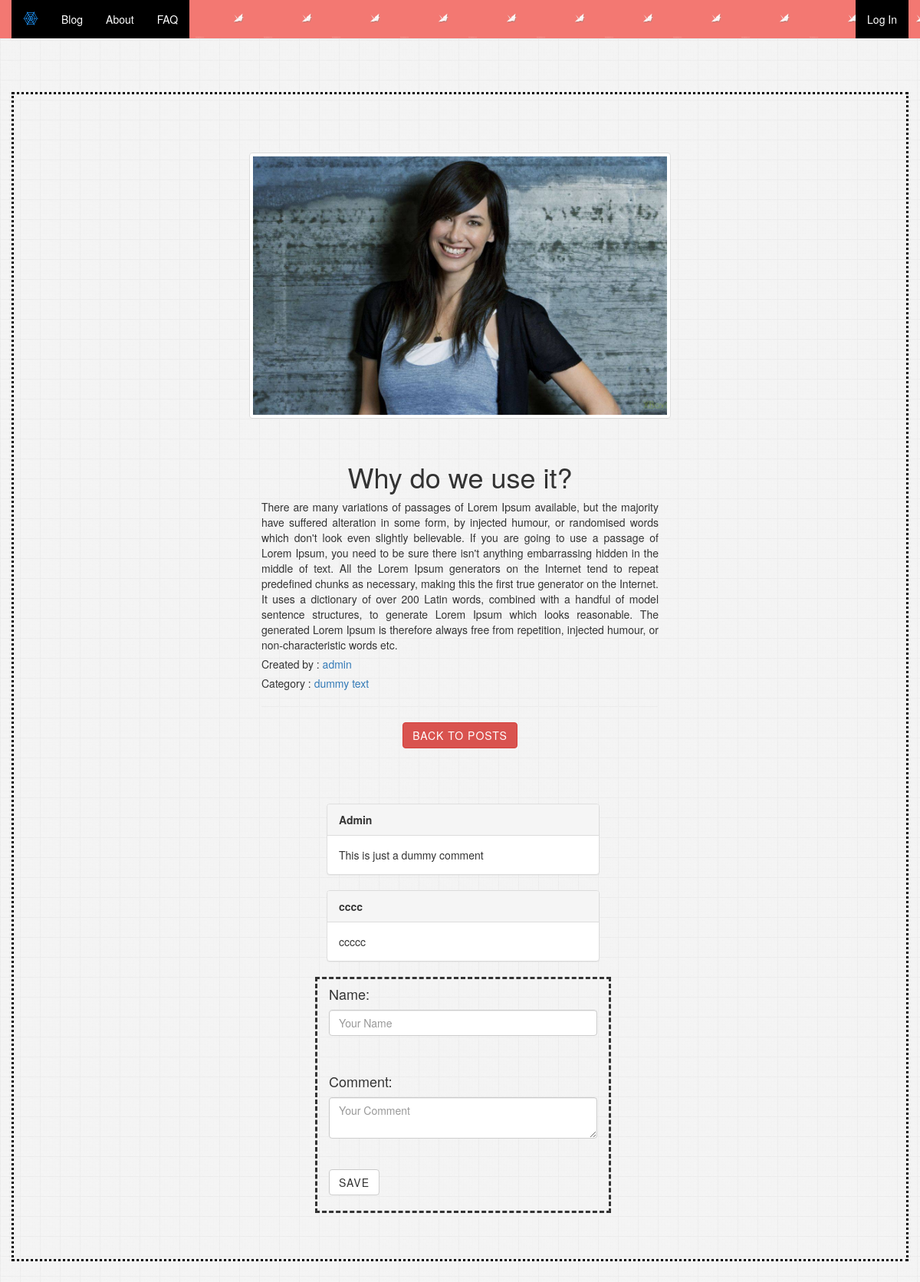
The app's page /blog/post/4/ (signed in) with its own data.
### blog/models.py (models this page shows, shortened)
class Post(models.Model):
    title = models.CharField(unique=True, max_length=200)
    image = models.ImageField(upload_to='uploads/%Y/%d/%M', null=False, blank=False)
    description = models.TextField(max_length=4000)
    created_time = models.DateTimeField(auto_now_add=True)
    created_by = models.ForeignKey(User)
    category = models.CharField(null=False, blank=False, max_length=200)

class Comment(models.Model):
    name = models.CharField(max_length=200)
    comment = models.CharField(max_length=200)
    post_id = models.IntegerField(auto_created=True)

### blog/views.py (the view)
# urls.py: url(r'^blog/post/(?P<id>[0-9]+)/$', post_detail, name='blog_post_detail'),
@login_required(login_url='/login/')
def post_detail(request, id):
    p_id = id
    if request.method == "POST":
        form = CommentForm(request.POST)
        if form.is_valid():
            comment = form.save(commit=False)
            comment.name = request.POST['name']
            comment.comment = request.POST['comment']
            comment.post_id = id
            comment.save()
    else:
        form = CommentForm
    context = {
        'post':  get_object_or_404(Post, id=id),
        'comment': Comment.objects.filter(post_id=id),
        'title': 'Blog',
        'p_id': p_id,
        'form': form
    }
    if request.user.is_authenticated:
        return render(request, 'blog/post_detail.html', context=context)

### templates/blog/post_detail.html (shortened to what this page needs)
{% extends 'base.html' %}
{% block post %}
    <br><br><br><br><br><br>
    <div class="container post_detail "><br><br><br>
	<div class="row ">
		<div class="col-sm-offset-3 col-md-6 alert  ">
            <div class="thumbnail ">
                <img src="{{ post.image.url }}">
            </div>
            <div class="alert text-center  ">
                <h1>{{ post.title }}</h1>
                <p style="text-align: justify;">{{ post.description }}</p>
                <p style="text-align: start">Created by : <a href="">{{ post.created_by }}</a></p>
                <p style="text-align: start">Category : <a href="">{{ post.category }}</a></p>
                <hr>
                <a href="{% url 'blog_posts' %}" class="btn btn-danger">Back to Posts</a>
            </div>
        </div>
    </div>
    <div class="row col-sm-offset-4">
            <div class="col-sm-6">
                {% for foo in comment %}
                <div class="panel panel-default">
                    <div class="panel-heading">
                        <strong>{{ foo.name }}</strong>
                    </div>
                    <div class="panel-body">
                        {{ foo.comment }}
                    </div>
                </div>
                {% endfor %}
            </div>
    </div>
    <div class=" row col-sm-offset-4"">
            <div class="col-sm-6 login">
        <form method="post">
            <fieldset>
                <h4>Name:</h4>
                <input class="form-control" placeholder="Your Name" type="text" name="name" id="name" required><br><br>
                <h4>Comment: </h4>
                <textarea class="form-control" placeholder="Your Comment" name="comment" id="comment" required></textarea><br><br>
                <button type="submit" class="btn btn-default">Save</button>
            </fieldset>
        </form>
                <br>
    </div>
    </div>
    <br><br><br>
    </div>
    <br><br><br><br><br><br>
{% endblock %}

### static/css/style.css (style rules this page uses)
body { background-color: black; color: white; }
.btn { padding: 14px 24px; border: 0 none; font-weight: 700; letter-spacing: 1px; text-transform: uppercase; }
.post_detail { border: dotted; border-color: black; }
.login { border: dashed; }

### records on screen
Post: image (picture), title "Why do we use it?", description "There are many variations of passages of Lorem Ipsum available, but the majority have suffered alteration in some form, by injected humour, or randomised words which don't look even slightly believable. If you are going to use a passage of Lorem Ipsum, you need to be sure there isn't anything embarrassing hidden in the middle of text. All the Lorem Ipsum generators on the Internet tend to repeat predefined chunks as necessary, making this the first true generator on the Internet. It uses a dictionary of over 200 Latin words, combined with a handful of model sentence structures, to generate Lorem Ipsum which looks reasonable. The generated Lorem Ipsum is therefore always free from…", created_by "admin", category "dummy text"
Comment: name "Admin", comment "This is just a dummy comment"
Comment: name "cccc", comment "ccccc"
